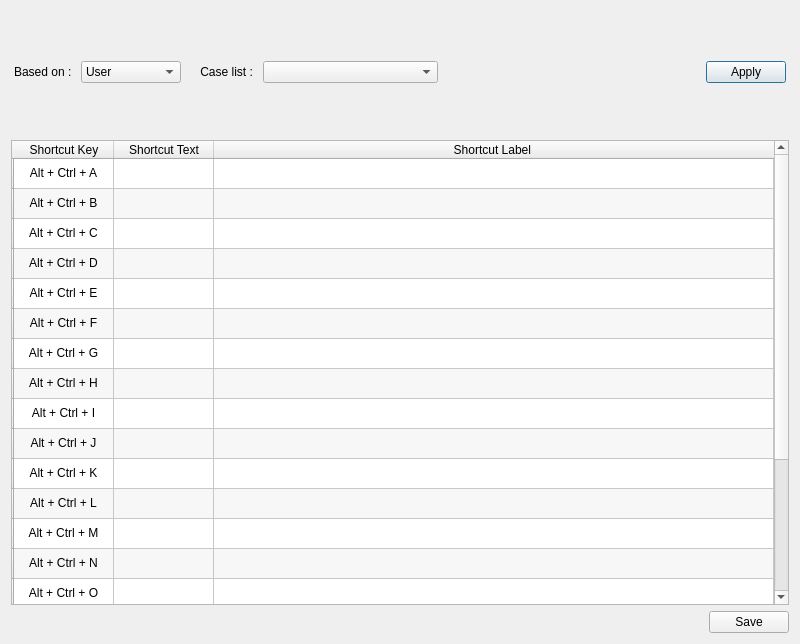
<?xml version="1.0" encoding="UTF-8"?>
<ui version="4.0">
 <class>EasyNotesClass</class>
 <widget class="QDialog" name="EasyNotesClass">
  <property name="geometry">
   <rect>
    <x>0</x>
    <y>0</y>
    <width>800</width>
    <height>644</height>
   </rect>
  </property>
  <property name="minimumSize">
   <size>
    <width>350</width>
    <height>0</height>
   </size>
  </property>
  <property name="windowTitle">
   <string>EasyNotes</string>
  </property>
  <layout class="QGridLayout" name="gridLayout">
   <item row="0" column="0">
    <widget class="QFrame" name="frame">
     <property name="minimumSize">
      <size>
       <width>0</width>
       <height>60</height>
      </size>
     </property>
     <layout class="QGridLayout" name="gridLayout_2">
      <property name="margin">
       <number>3</number>
      </property>
      <item row="0" column="0">
       <layout class="QHBoxLayout" name="horizontalLayout_2">
        <item>
         <widget class="QLabel" name="lblBasedOn">
          <property name="text">
           <string>Based on : </string>
          </property>
         </widget>
        </item>
        <item>
         <widget class="QComboBox" name="cmbBasedOn">
          <property name="minimumSize">
           <size>
            <width>100</width>
            <height>0</height>
           </size>
          </property>
          <item>
           <property name="text">
            <string>User</string>
           </property>
          </item>
          <item>
           <property name="text">
            <string>Case</string>
           </property>
          </item>
          <item>
           <property name="text">
            <string>Machine</string>
           </property>
          </item>
         </widget>
        </item>
        <item>
         <widget class="QLabel" name="lblCaseList">
          <property name="text">
           <string>    Case list : </string>
          </property>
         </widget>
        </item>
        <item>
         <widget class="QComboBox" name="cmbCaseList">
          <property name="minimumSize">
           <size>
            <width>175</width>
            <height>0</height>
           </size>
          </property>
         </widget>
        </item>
        <item>
         <spacer name="horizontalSpacer_2">
          <property name="orientation">
           <enum>Qt::Horizontal</enum>
          </property>
          <property name="sizeHint" stdset="0">
           <size>
            <width>338</width>
            <height>20</height>
           </size>
          </property>
         </spacer>
        </item>
        <item>
         <widget class="QPushButton" name="btnApply">
          <property name="text">
           <string>Apply</string>
          </property>
         </widget>
        </item>
       </layout>
      </item>
     </layout>
    </widget>
   </item>
   <item row="2" column="0">
    <layout class="QHBoxLayout" name="horizontalLayout">
     <item>
      <spacer name="horizontalSpacer">
       <property name="orientation">
        <enum>Qt::Horizontal</enum>
       </property>
       <property name="sizeHint" stdset="0">
        <size>
         <width>40</width>
         <height>20</height>
        </size>
       </property>
      </spacer>
     </item>
     <item>
      <widget class="QPushButton" name="btnSave">
       <property name="text">
        <string>Save</string>
       </property>
      </widget>
     </item>
    </layout>
   </item>
   <item row="1" column="0">
    <widget class="QTableWidget" name="tblEasyNotes">
     <property name="minimumSize">
      <size>
       <width>591</width>
       <height>0</height>
      </size>
     </property>
     <property name="maximumSize">
      <size>
       <width>16777215</width>
       <height>465</height>
      </size>
     </property>
     <property name="alternatingRowColors">
      <bool>true</bool>
     </property>
     <property name="selectionMode">
      <enum>QAbstractItemView::SingleSelection</enum>
     </property>
     <property name="selectionBehavior">
      <enum>QAbstractItemView::SelectRows</enum>
     </property>
     <attribute name="horizontalHeaderStretchLastSection">
      <bool>true</bool>
     </attribute>
     <row>
      <property name="text">
       <string/>
      </property>
      <property name="icon">
       <iconset resource="../recorder.qrc">
        <normaloff>:/Recorder/Resources/attach.png</normaloff>:/Recorder/Resources/attach.png</iconset>
      </property>
     </row>
     <row>
      <property name="text">
       <string/>
      </property>
      <property name="icon">
       <iconset resource="../recorder.qrc">
        <normaloff>:/Recorder/Resources/attach.png</normaloff>:/Recorder/Resources/attach.png</iconset>
      </property>
     </row>
     <row>
      <property name="text">
       <string/>
      </property>
      <property name="icon">
       <iconset resource="../recorder.qrc">
        <normaloff>:/Recorder/Resources/attach.png</normaloff>:/Recorder/Resources/attach.png</iconset>
      </property>
     </row>
     <row>
      <property name="text">
       <string/>
      </property>
      <property name="icon">
       <iconset resource="../recorder.qrc">
        <normaloff>:/Recorder/Resources/attach.png</normaloff>:/Recorder/Resources/attach.png</iconset>
      </property>
     </row>
     <row>
      <property name="text">
       <string/>
      </property>
      <property name="icon">
       <iconset resource="../recorder.qrc">
        <normaloff>:/Recorder/Resources/attach.png</normaloff>:/Recorder/Resources/attach.png</iconset>
      </property>
     </row>
     <row>
      <property name="text">
       <string/>
      </property>
      <property name="icon">
       <iconset resource="../recorder.qrc">
        <normaloff>:/Recorder/Resources/attach.png</normaloff>:/Recorder/Resources/attach.png</iconset>
      </property>
     </row>
     <row>
      <property name="text">
       <string/>
      </property>
      <property name="icon">
       <iconset resource="../recorder.qrc">
        <normaloff>:/Recorder/Resources/attach.png</normaloff>:/Recorder/Resources/attach.png</iconset>
      </property>
     </row>
     <row>
      <property name="text">
       <string/>
      </property>
      <property name="icon">
       <iconset resource="../recorder.qrc">
        <normaloff>:/Recorder/Resources/attach.png</normaloff>:/Recorder/Resources/attach.png</iconset>
      </property>
     </row>
     <row>
      <property name="text">
       <string/>
      </property>
      <property name="icon">
       <iconset resource="../recorder.qrc">
        <normaloff>:/Recorder/Resources/attach.png</normaloff>:/Recorder/Resources/attach.png</iconset>
      </property>
     </row>
     <row>
      <property name="text">
       <string/>
      </property>
      <property name="icon">
       <iconset resource="../recorder.qrc">
        <normaloff>:/Recorder/Resources/attach.png</normaloff>:/Recorder/Resources/attach.png</iconset>
      </property>
     </row>
     <row>
      <property name="text">
       <string/>
      </property>
      <property name="icon">
       <iconset resource="../recorder.qrc">
        <normaloff>:/Recorder/Resources/attach.png</normaloff>:/Recorder/Resources/attach.png</iconset>
      </property>
     </row>
     <row>
      <property name="text">
       <string/>
      </property>
      <property name="icon">
       <iconset resource="../recorder.qrc">
        <normaloff>:/Recorder/Resources/attach.png</normaloff>:/Recorder/Resources/attach.png</iconset>
      </property>
     </row>
     <row>
      <property name="text">
       <string/>
      </property>
      <property name="icon">
       <iconset resource="../recorder.qrc">
        <normaloff>:/Recorder/Resources/attach.png</normaloff>:/Recorder/Resources/attach.png</iconset>
      </property>
     </row>
     <row>
      <property name="text">
       <string/>
      </property>
      <property name="icon">
       <iconset resource="../recorder.qrc">
        <normaloff>:/Recorder/Resources/attach.png</normaloff>:/Recorder/Resources/attach.png</iconset>
      </property>
     </row>
     <row>
      <property name="text">
       <string/>
      </property>
      <property name="icon">
       <iconset resource="../recorder.qrc">
        <normaloff>:/Recorder/Resources/attach.png</normaloff>:/Recorder/Resources/attach.png</iconset>
      </property>
     </row>
     <row>
      <property name="text">
       <string/>
      </property>
      <property name="icon">
       <iconset resource="../recorder.qrc">
        <normaloff>:/Recorder/Resources/attach.png</normaloff>:/Recorder/Resources/attach.png</iconset>
      </property>
     </row>
     <row>
      <property name="text">
       <string/>
      </property>
      <property name="icon">
       <iconset resource="../recorder.qrc">
        <normaloff>:/Recorder/Resources/attach.png</normaloff>:/Recorder/Resources/attach.png</iconset>
      </property>
     </row>
     <row>
      <property name="text">
       <string/>
      </property>
      <property name="icon">
       <iconset resource="../recorder.qrc">
        <normaloff>:/Recorder/Resources/attach.png</normaloff>:/Recorder/Resources/attach.png</iconset>
      </property>
     </row>
     <row>
      <property name="text">
       <string/>
      </property>
      <property name="icon">
       <iconset resource="../recorder.qrc">
        <normaloff>:/Recorder/Resources/attach.png</normaloff>:/Recorder/Resources/attach.png</iconset>
      </property>
     </row>
     <row>
      <property name="text">
       <string/>
      </property>
      <property name="icon">
       <iconset resource="../recorder.qrc">
        <normaloff>:/Recorder/Resources/attach.png</normaloff>:/Recorder/Resources/attach.png</iconset>
      </property>
     </row>
     <column>
      <property name="text">
       <string>Shortcut Key</string>
      </property>
     </column>
     <column>
      <property name="text">
       <string>Shortcut Text</string>
      </property>
     </column>
     <column>
      <property name="text">
       <string>Shortcut Label </string>
      </property>
     </column>
     <item row="0" column="0">
      <property name="text">
       <string>Alt + Ctrl + A</string>
      </property>
      <property name="textAlignment">
       <set>AlignHCenter|AlignVCenter|AlignCenter</set>
      </property>
      <property name="flags">
       <set>ItemIsSelectable|ItemIsEnabled</set>
      </property>
     </item>
     <item row="1" column="0">
      <property name="text">
       <string>Alt + Ctrl + B</string>
      </property>
      <property name="textAlignment">
       <set>AlignHCenter|AlignVCenter|AlignCenter</set>
      </property>
      <property name="flags">
       <set>ItemIsSelectable|ItemIsEnabled</set>
      </property>
     </item>
     <item row="2" column="0">
      <property name="text">
       <string>Alt + Ctrl + C</string>
      </property>
      <property name="textAlignment">
       <set>AlignHCenter|AlignVCenter|AlignCenter</set>
      </property>
      <property name="flags">
       <set>ItemIsSelectable|ItemIsEnabled</set>
      </property>
     </item>
     <item row="3" column="0">
      <property name="text">
       <string>Alt + Ctrl + D</string>
      </property>
      <property name="textAlignment">
       <set>AlignHCenter|AlignVCenter|AlignCenter</set>
      </property>
      <property name="flags">
       <set>ItemIsSelectable|ItemIsEnabled</set>
      </property>
     </item>
     <item row="4" column="0">
      <property name="text">
       <string>Alt + Ctrl + E</string>
      </property>
      <property name="textAlignment">
       <set>AlignHCenter|AlignVCenter|AlignCenter</set>
      </property>
      <property name="flags">
       <set>ItemIsSelectable|ItemIsEnabled</set>
      </property>
     </item>
     <item row="5" column="0">
      <property name="text">
       <string>Alt + Ctrl + F</string>
      </property>
      <property name="textAlignment">
       <set>AlignHCenter|AlignVCenter|AlignCenter</set>
      </property>
      <property name="flags">
       <set>ItemIsSelectable|ItemIsEnabled</set>
      </property>
     </item>
     <item row="6" column="0">
      <property name="text">
       <string>Alt + Ctrl + G</string>
      </property>
      <property name="textAlignment">
       <set>AlignHCenter|AlignVCenter|AlignCenter</set>
      </property>
      <property name="flags">
       <set>ItemIsSelectable|ItemIsEnabled</set>
      </property>
     </item>
     <item row="7" column="0">
      <property name="text">
       <string>Alt + Ctrl + H</string>
      </property>
      <property name="textAlignment">
       <set>AlignHCenter|AlignVCenter|AlignCenter</set>
      </property>
      <property name="flags">
       <set>ItemIsSelectable|ItemIsEnabled</set>
      </property>
     </item>
     <item row="8" column="0">
      <property name="text">
       <string>Alt + Ctrl + I</string>
      </property>
      <property name="textAlignment">
       <set>AlignHCenter|AlignVCenter|AlignCenter</set>
      </property>
      <property name="flags">
       <set>ItemIsSelectable|ItemIsEnabled</set>
      </property>
     </item>
     <item row="9" column="0">
      <property name="text">
       <string>Alt + Ctrl + J</string>
      </property>
      <property name="textAlignment">
       <set>AlignHCenter|AlignVCenter|AlignCenter</set>
      </property>
      <property name="flags">
       <set>ItemIsSelectable|ItemIsEnabled</set>
      </property>
     </item>
     <item row="10" column="0">
      <property name="text">
       <string>Alt + Ctrl + K</string>
      </property>
      <property name="textAlignment">
       <set>AlignHCenter|AlignVCenter|AlignCenter</set>
      </property>
      <property name="flags">
       <set>ItemIsSelectable|ItemIsEnabled</set>
      </property>
     </item>
     <item row="11" column="0">
      <property name="text">
       <string>Alt + Ctrl + L</string>
      </property>
      <property name="textAlignment">
       <set>AlignHCenter|AlignVCenter|AlignCenter</set>
      </property>
      <property name="flags">
       <set>ItemIsSelectable|ItemIsEnabled</set>
      </property>
     </item>
     <item row="12" column="0">
      <property name="text">
       <string>Alt + Ctrl + M</string>
      </property>
      <property name="textAlignment">
       <set>AlignHCenter|AlignVCenter|AlignCenter</set>
      </property>
      <property name="flags">
       <set>ItemIsSelectable|ItemIsEnabled</set>
      </property>
     </item>
     <item row="13" column="0">
      <property name="text">
       <string>Alt + Ctrl + N</string>
      </property>
      <property name="textAlignment">
       <set>AlignHCenter|AlignVCenter|AlignCenter</set>
      </property>
      <property name="flags">
       <set>ItemIsSelectable|ItemIsEnabled</set>
      </property>
     </item>
     <item row="14" column="0">
      <property name="text">
       <string>Alt + Ctrl + O</string>
      </property>
      <property name="textAlignment">
       <set>AlignHCenter|AlignVCenter|AlignCenter</set>
      </property>
      <property name="flags">
       <set>ItemIsSelectable|ItemIsUserCheckable|ItemIsEnabled</set>
      </property>
     </item>
     <item row="15" column="0">
      <property name="text">
       <string>Alt + Ctrl + P</string>
      </property>
      <property name="textAlignment">
       <set>AlignHCenter|AlignVCenter|AlignCenter</set>
      </property>
      <property name="flags">
       <set>ItemIsSelectable|ItemIsEnabled</set>
      </property>
     </item>
     <item row="16" column="0">
      <property name="text">
       <string>Alt + Ctrl + Q</string>
      </property>
      <property name="textAlignment">
       <set>AlignHCenter|AlignVCenter|AlignCenter</set>
      </property>
      <property name="flags">
       <set>ItemIsSelectable|ItemIsEnabled</set>
      </property>
     </item>
     <item row="17" column="0">
      <property name="text">
       <string>Alt + Ctrl + R</string>
      </property>
      <property name="textAlignment">
       <set>AlignHCenter|AlignVCenter|AlignCenter</set>
      </property>
      <property name="flags">
       <set>ItemIsSelectable|ItemIsEnabled</set>
      </property>
     </item>
     <item row="18" column="0">
      <property name="text">
       <string>Alt + Ctrl + S</string>
      </property>
      <property name="textAlignment">
       <set>AlignHCenter|AlignVCenter|AlignCenter</set>
      </property>
      <property name="flags">
       <set>ItemIsSelectable|ItemIsEnabled</set>
      </property>
     </item>
     <item row="19" column="0">
      <property name="text">
       <string>Alt + Ctrl + T</string>
      </property>
      <property name="textAlignment">
       <set>AlignHCenter|AlignVCenter|AlignCenter</set>
      </property>
      <property name="flags">
       <set>ItemIsSelectable|ItemIsEnabled</set>
      </property>
     </item>
    </widget>
   </item>
  </layout>
 </widget>
 <layoutdefault spacing="6" margin="11"/>
 <resources>
  <include location="../recorder.qrc"/>
 </resources>
 <connections/>
</ui>
